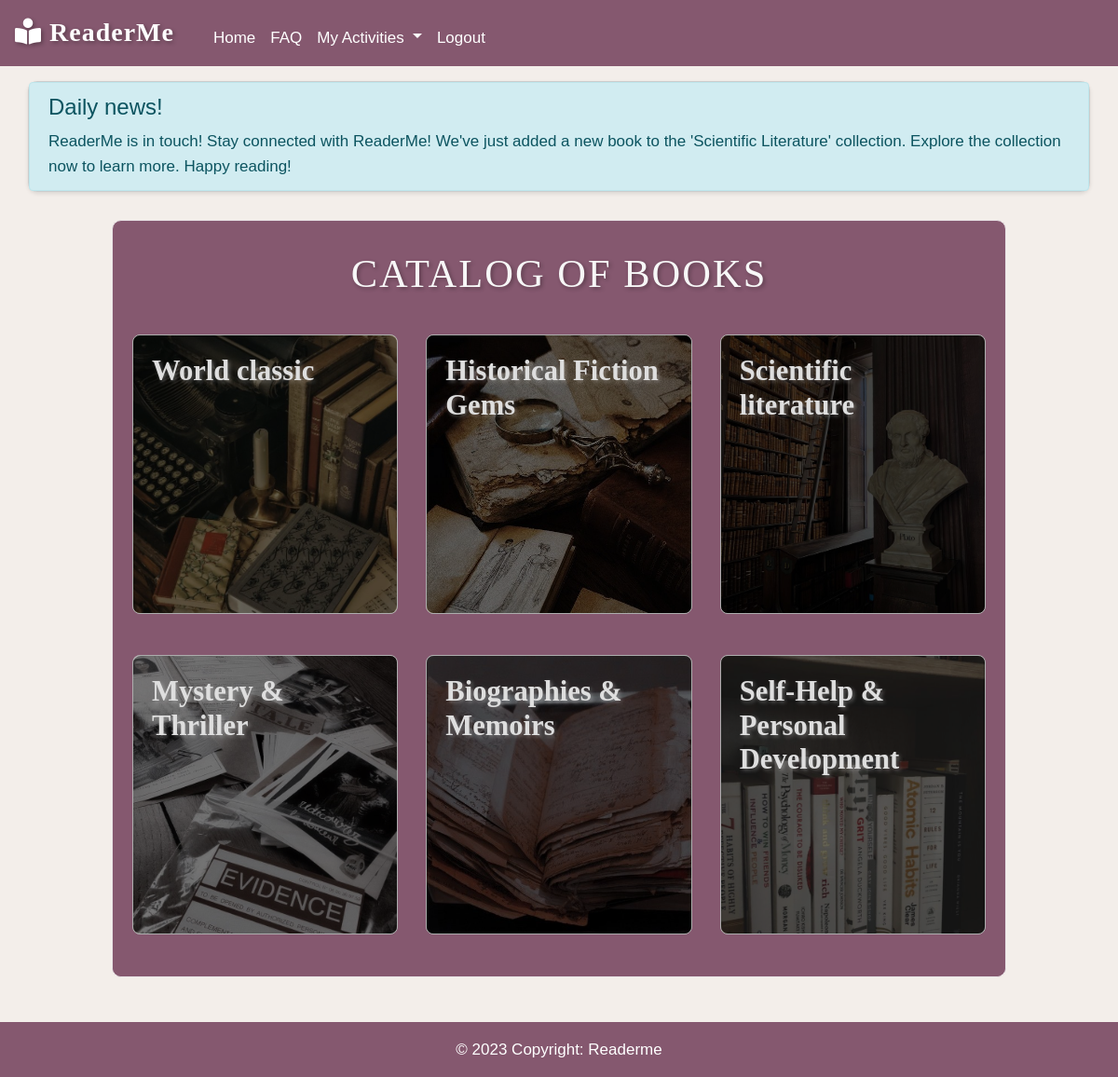
The app's page /index/ with its own data.
### books/models.py (models this page shows, shortened)
class News(models.Model):
    title = models.CharField(max_length=200)
    content = models.TextField()
    created_at = models.DateTimeField(auto_now_add=True)

### allbooks/models.py (models this page shows, shortened)
class Collection(models.Model):
    name = models.CharField(max_length=255)
    image = models.ImageField(upload_to='collection_images/', null=True, blank=True)
    description = models.TextField(default='')  # Set a default value
    source_url = models.URLField(blank=True, null=True)

### books/views.py (the view)
# urls.py: path('index/', views.index, name='home'),
def index(request):
    collections = Collection.objects.all()
    user_signed_up = request.session.pop('user_signed_up', False)
    latest_news = News.objects.last()
    return render(request, 'main/index.html', {'collections': collections, 'user_signed_up': user_signed_up, 'latest_news': latest_news})

### books/templates/main/index.html (shortened to what this page needs)
{% extends 'main/layout.html' %}
{% block content %}
    {% include "main/navbar.html" %}
    <div class="container mt-3 news">
        {% if latest_news %}
            <div class="custom-alert alert alert-info" role="alert">
                <h4>Daily news!</h4>
                {{ latest_news.title }}
                {{ latest_news.content }}
            </div>
        {% endif %}
    </div>
    {% include "main/book_catalog.html" %}
    {% include "main/footer.html" %}
{% endblock %}

### books/templates/main/layout.html (shortened to what this page needs)
{% load static %}
<!DOCTYPE html>
<html lang="en">
<head>
    <link rel="stylesheet" href="https://cdn.jsdelivr.net/npm/bootstrap@4.6.2/dist/css/bootstrap.min.css">
    <link rel="stylesheet" href="https://use.fontawesome.com/releases/v5.8.2/css/all.css">
    <link rel="stylesheet" href="https://cdnjs.cloudflare.com/ajax/libs/font-awesome/5.15.1/css/all.min.css">
</head>
    <link rel="stylesheet" type="text/css" href="{% static 'main/css/main.css' %}">
</head>
<body>
    {% block content %}{% endblock %}
</body>
</html>

### books/templates/main/navbar.html (shortened to what this page needs)
<nav class="navbar navbar-expand-lg navbar-dark bg-custom">
    <a class="navbar-brand" href="#">
      <i class="fas fa-book-reader icon">      ReaderMe</i>
    </a>
    <div class="collapse navbar-collapse" id="navbarSupportedContent">
      <ul class="navbar-nav mr-auto">
        <li class="nav-item active">
          <a class="nav-link" href="{% url 'home' %}">Home <span class="sr-only">(current)</span></a>
        </li>
        <li class="nav-item active">
          <a class="nav-link" href="{% url 'allbooks:fag' %}">FAQ</a>
        </li>
        <li class="nav-item dropdown active">
          <a class="nav-link dropdown-toggle" href="#" id="navbarDropdown" role="button" data-toggle="dropdown" aria-haspopup="true" aria-expanded="false">
            My Activities
          </a>
        </li>
          <li class="nav-item active">
              <a class="nav-link" href="{% url 'logout' %}">Logout</a>
          </li>
      </ul>
    </div>
  </nav>

### books/templates/main/book_catalog.html (shortened to what this page needs)
<div class="container-catalog mx-auto">
    <div class="book-catalog">
        <h2>Catalog of Books</h2>
        <div class="row">
            {% for collection in collections %}
                <div class="col-md-4 mb-4">
                    <div class="card collection-card" style="background-image: url('{{ collection.image.url }}');" onclick="window.location.href='{% url 'allbooks:collection_detail' collection.id %}'">
                        <div class="card-overlay"></div>
                        <div class="card-body">
                            <h5 class="card-title">{{ collection.name }}</h5>
                        </div>
                    </div>
                </div>
            {% endfor %}
        </div>
    </div>
</div>

### books/templates/main/footer.html (shortened to what this page needs)
<footer class="page-footer mt-5" style="background-color: #85586F; color: white;">
    <div class="footer-copyright text-center py-3">© 2023 Copyright:
      <a href="/" style="color: white;">Readerme</a>
    </div>
  </footer>

### books/static/main/css/main.css (style rules this page uses)
body { background-color: #F3EEEA; color: #000000; font-family:'Lucida Sans', 'Lucida Sans Regular', 'Lucida Grande', 'Lucida Sans Unicode', Geneva, Verdana, sans-serif; font-size: 17px; line-height: 1.6; }
h2 { color: #f7f7f7; font-size: 2.5em; font-family:Georgia, 'Times New Roman', Times, serif; text-align: center; margin-bottom: 20px; text-transform: uppercase; letter-spacing: 2px; text-shadow: 2px 2px 4px rgba(0, 0, 0, 0.3); }
.navbar { background-color: #85586F; color: #FFFFFF; font-family: 'Helvetica', sans-serif; }
.navbar-brand { font-size: 28px; font-weight:500; text-shadow: 2px 2px 4px rgba(0, 0, 0, 0.3); }
.icon { font-size: 28px; margin-right: 8px; letter-spacing: 1px; }
.news { background-color: #ffffff; border: 1px solid #CCCCCC; border-radius: 10px; box-shadow: 0 2px 4px rgba(0, 0, 0, 0.1); padding: 0%; padding-bottom: 0%; margin-top: 50px; }
.custom-alert { margin-bottom: 0px; }
.container-catalog { border: 1px solid #e8e2e5; border-radius: 10px; max-width: 80%; background-color: #85586F; margin-top: 30px; }
.book-catalog { background-color: #85586F; border: 1px solid #85586F; border-radius: 10px; padding: 20px; margin-top: 10px; color: #FFFFFF; font-family: 'Gill Sans', 'Gill Sans MT', Calibri, 'Trebuchet MS', sans-serif; }
.card { min-height: 300px; color: white; background-size: cover; background-position: center; border: 1px solid #adadad; border-radius: 8px; transition: box-shadow 0.3s ease-in-out; position: relative; margin-top: 20px; }
.card-overlay { position: absolute; top: 0; left: 0; width: 100%; height: 100%; background-color: rgba(0, 0, 0, 0.5); border-radius: 8px; }
.card-title { color: rgb(222, 222, 222); font-weight: bold; font-size: 1.8em; font-family: Georgia, 'Times New Roman', Times, serif; text-shadow: 2px 2px 4px rgba(255, 255, 255, 0.3); }
.card-body { position: relative; z-index: 1; }
.collection-card { cursor: pointer; color:#000000 }
ul { margin: 10px }

### records on screen
News: title "ReaderMe is in touch!", content "Stay connected with ReaderMe! We've just added a new book to the 'Scientific Literature' collection. Explore the collection now to learn more. Happy reading!"
Collection: image (picture), name "World classic"
Collection: image (picture), name "Historical Fiction Gems"
Collection: image (picture), name "Scientific literature"
Collection: image (picture), name "Mystery & Thriller"
Collection: image (picture), name "Biographies & Memoirs"
Collection: image (picture), name "Self-Help & Personal Development"
